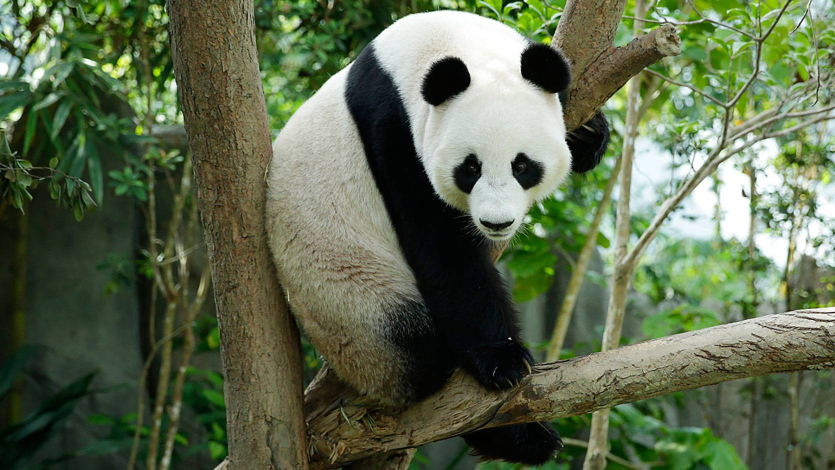
#> input picture Images/corelation.jpeg, 1670 x 940 px (shown at 1/2 size)
$ python image_corelation.py
#> lines starting #> are read from the running program, lines starting #| are printed output that depends on the picture; pictures that were not available may be replaced by others from this repository, and a replacement may not be noted
######################## Priteh Borad ##################################
import cv2
import numpy as np
corela = cv2.imread("Images/corelation.jpeg")
#> corela is the input picture: shape (940, 1670, 3); mean B, G, R 76, 104.6, 91.8
corela = cv2.resize(corela, (900,700))
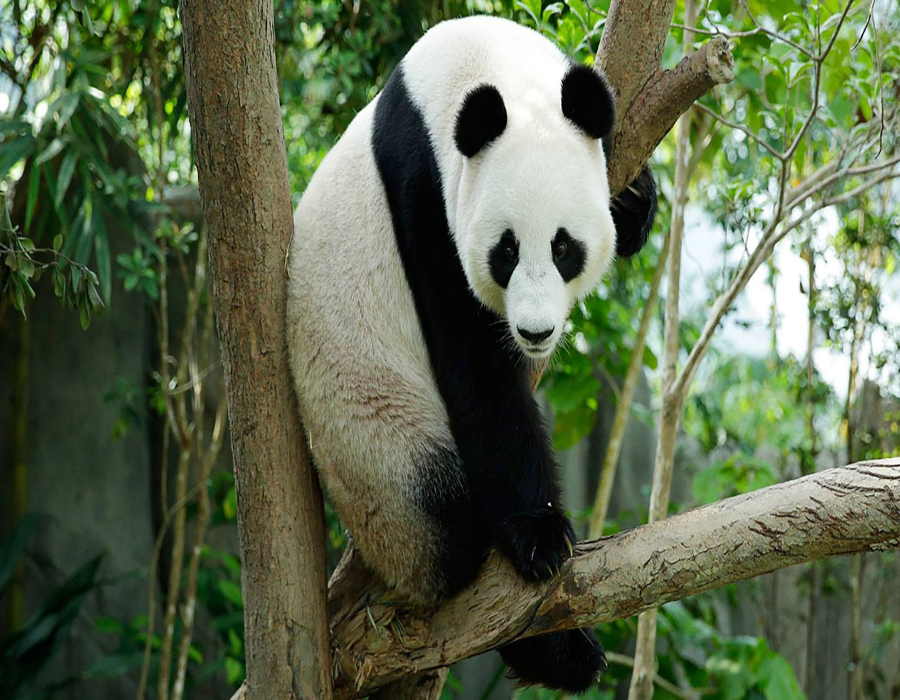
#> corela: shape (700, 900, 3); mean B, G, R 75.9, 104.5, 91.6

filt = cv2.imread("Images/core_kernal.jpg")
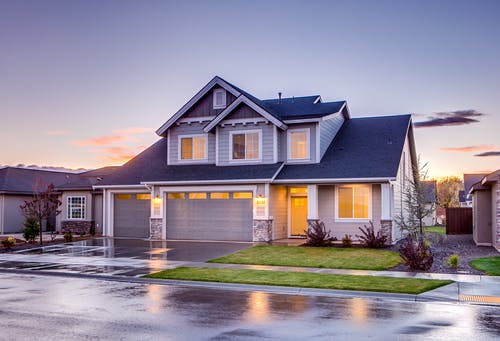
#> input picture Images/home.jpeg, 500 x 341 px, given in place of core_kernal.jpg, which was not available
#> filt is the input picture: shape (341, 500, 3); mean B, G, R 153.9, 137.2, 145.9
filt = cv2.resize(filt, (141,141))
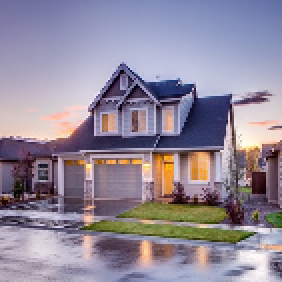
#> filt: shape (141, 141, 3) (shown 2 times larger); mean B, G, R 153.9, 137.2, 146
S = corela.shape
#> S = (700, 900, 3)
F = filt.shape
#> F = (141, 141, 3)
#print(F)
shapeGray = cv2.cvtColor(corela, cv2.COLOR_BGR2GRAY)
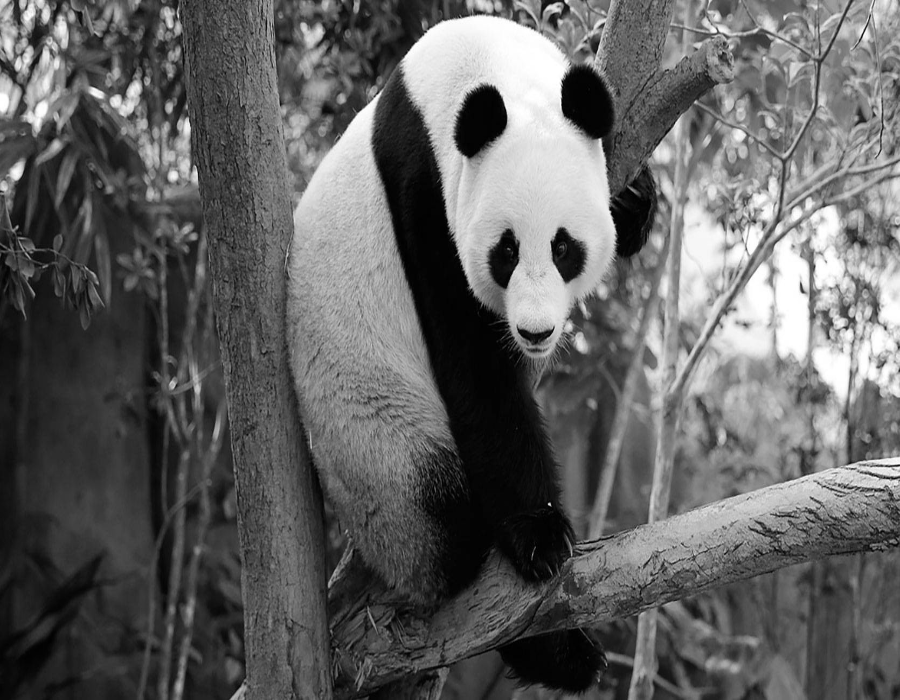
#> shapeGray: shape (700, 900); min 0, max 255, mean 97.4
#shapeGray = cv2.convertScaleAbs(shapeGray, alpha=1.1 , beta=-20)/255
#shapeGray = cv2.threshold(shapeGray, 127, 255, cv2.THRESH_BINARY)
filt = cv2.cvtColor(filt, cv2.COLOR_BGR2GRAY)
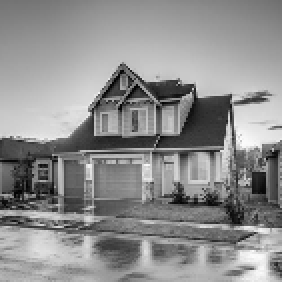
#> filt: shape (141, 141) (shown 2 times larger); min 2, max 252, mean 141.7
#filt = cv2.threshold(filt, 127, 255, cv2.THRESH_BINARY)
#filt = cv2.convertScaleAbs(filt, alpha=1.1 , beta=-20)
cv2.imshow('original',shapeGray)
#cv2.imshow('shape',filt)
#cv2.waitKey(0)
R = S[0]+F[0]-1
#> R = 840
C = S[1]+F[1]-1
#> C = 1040
N = np.zeros((R,C))

for i in range(S[0]):
    for j in range(S[1]):
        N[i+1,j+1]=shapeGray[i,j]
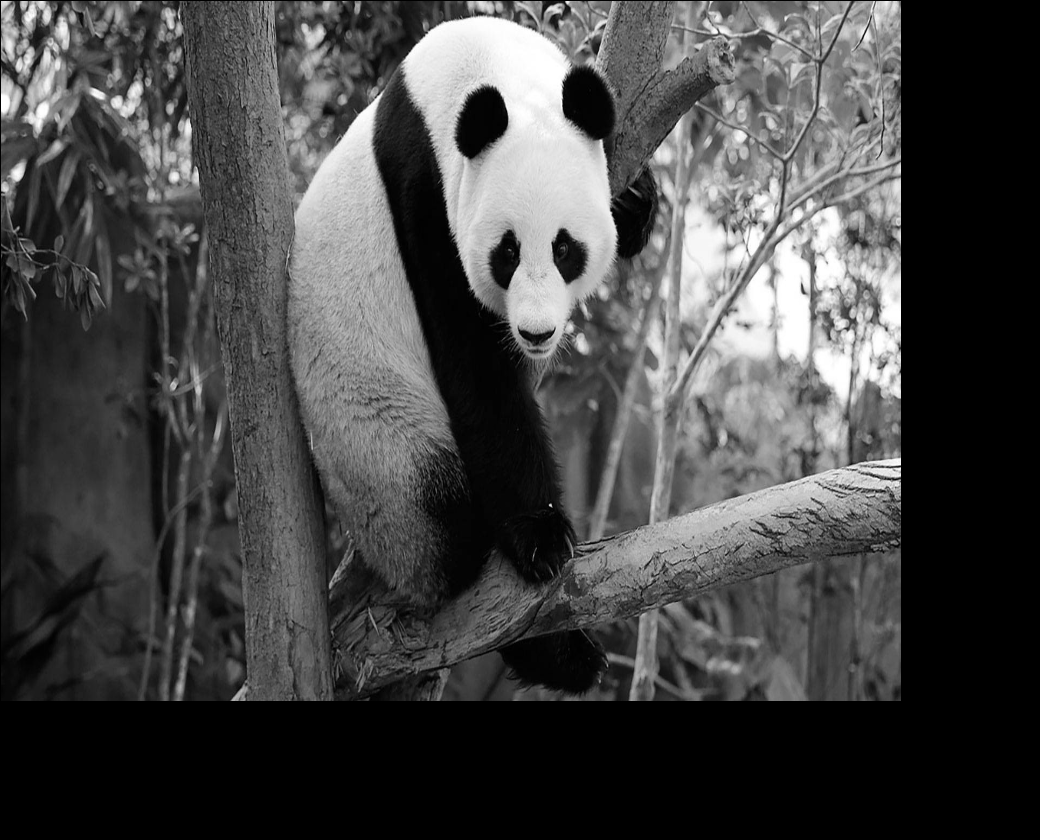
#> N: shape (840, 1040) float64; min 0, max 255, mean 70.2

for i in range(S[0]):
    for j in range(S[1]):
        k = N[i:i+F[0],j:j+F[0]]
        k = np.sum(k*filt)/(151*151*255)
        shapeGray[i,j]=k
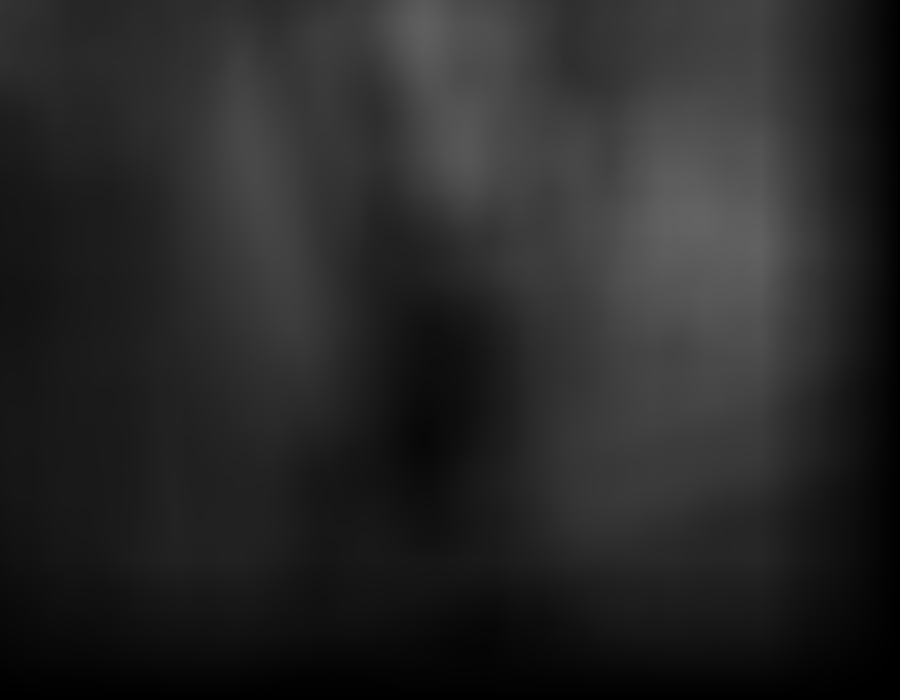
#> shapeGray: shape (700, 900); min 0, max 99, mean 39.6

cv2.imshow('corelation',shapeGray)
#cv2.imwrite('Flowergaussian.jpg',shapeGray)
cv2.waitKey(0)
######################## Priteh Borad ##################################
